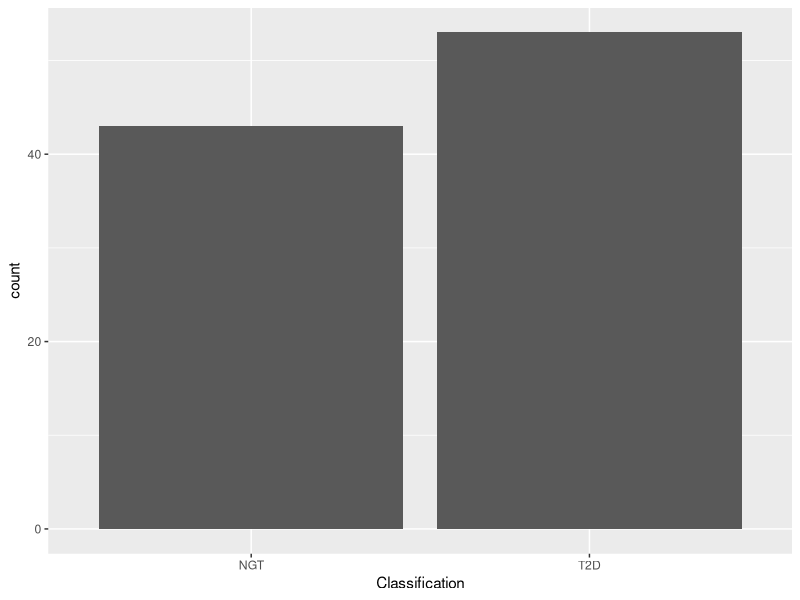
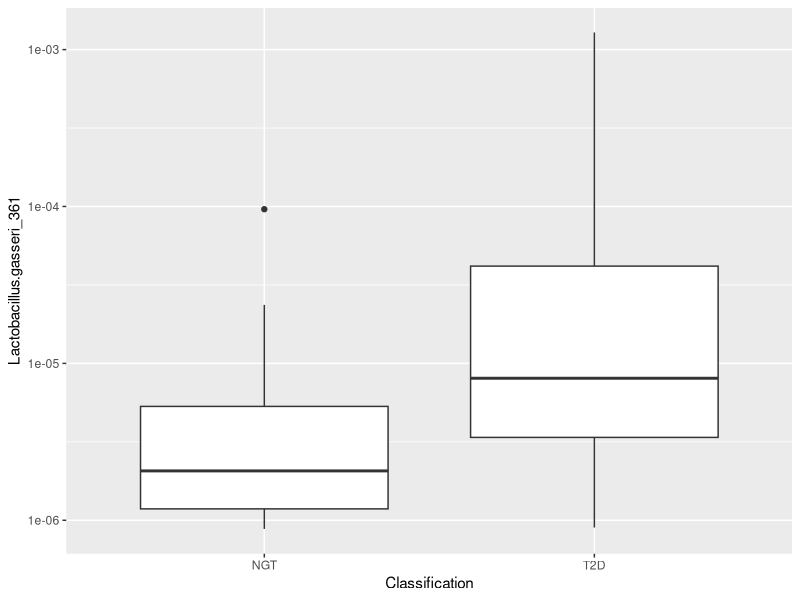
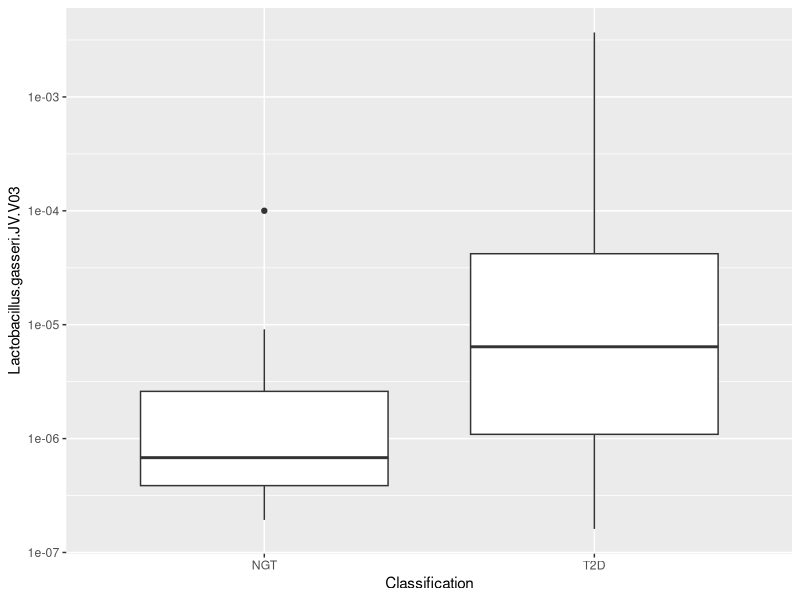
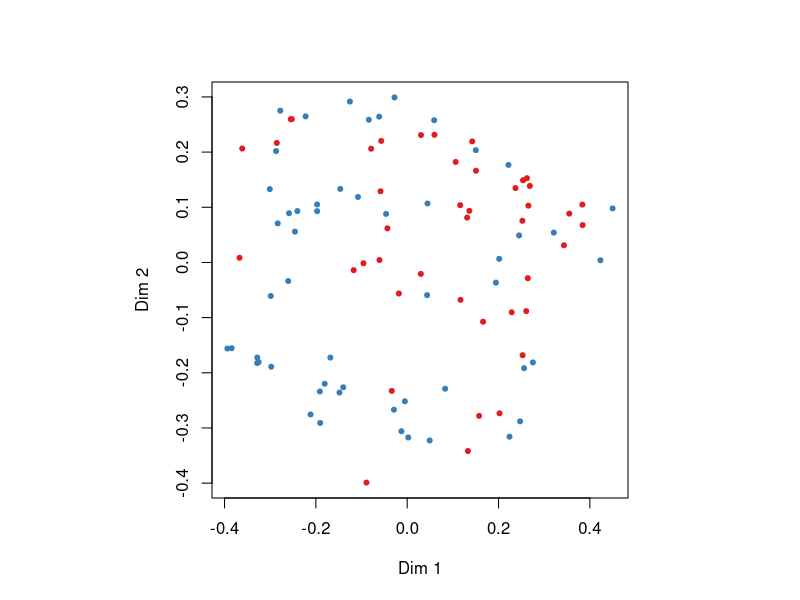
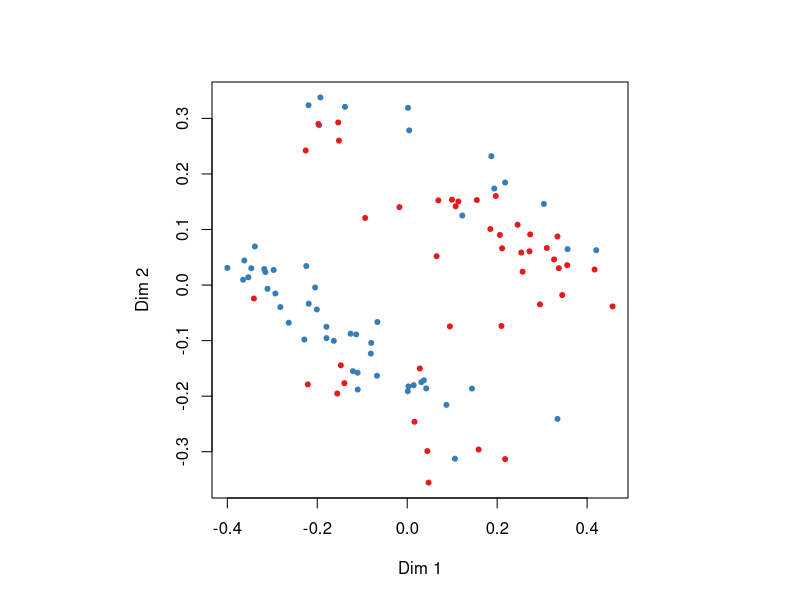

Write R code to recreate these figures, in order.
## ---- chunk 1
library(randomForest)
library(ggplot2)
library(xtable)
## ---- chunk 2
cluster.table <- read.delim("data/ClusterTable.txt", sep="\t", header=TRUE)
strain.table <- read.delim("data/StrainTable.txt", sep="\t", header=TRUE)
supptable3 <- read.csv("data/SuppTable3.csv")
## ---- chunk 3
supptable3 <- subset(supptable3, Classification != "IGT")
supptable3 <- transform(supptable3, Classification=factor(Classification))
## ---- chunk 4
cluster.table <- merge(supptable3[, c("Sample.ID", "Classification")], cluster.table, by.x="Sample.ID", by.y="Subjects")
strain.table <- merge(supptable3[, c("Sample.ID", "Classification")], strain.table, by.x="Sample.ID", by.y="Subject")
## ---- chunk 5
p <- ggplot(cluster.table, aes(x=Classification))
p <- p + geom_bar()
p
## ---- chunk 6
p <- ggplot(cluster.table, aes(x=Classification, y=Lactobacillus.gasseri_361))
p <- p + geom_boxplot() + scale_y_log10()
p
## ---- chunk 7
p <- ggplot(strain.table, aes(x=Classification, y=Lactobacillus.gasseri.JV.V03))
p <- p + geom_boxplot() + scale_y_log10()
p
## ---- chunk 8
strain.data <- strain.table[, -1]
strain.mean.abundances <- apply(strain.data[, -1], 2, mean)

# Add one to account for the column I left out
strain.mean.abundances.ordered <- order(strain.mean.abundances, decreasing=TRUE) + 1

# Top 915 by mean
strain.data.top <- strain.data[, c(1, head(strain.mean.abundances.ordered, 915))]

## ---- chunk 9
rf.strains <- randomForest(Classification ~ ., data=strain.data.top,
                           mtry=500, replace=TRUE, ntree=10000,
                           importance=TRUE, proximity=TRUE,
                           do.trace=1000)
## ---- chunk 10
importance.strains <- rf.strains$importance
importance.strains <- importance.strains[order(importance.strains[, "MeanDecreaseAccuracy"], decreasing=TRUE), ]
importance.table <- xtable(head(importance.strains, 30))
print(importance.table, type="html")
## ---- chunk 11
MDSplot(rf.strains, strain.data.top$Classification)
## ---- chunk 12
cluster.data <- cluster.table[, -1]
rf.cluster <- randomForest(Classification ~ ., data=cluster.data,
                           mtry=500, replace=TRUE, ntree=10000,
                           importance=TRUE, proximity=TRUE,
                           do.trace=1000)
## ---- chunk 13
importance.clusters <- rf.cluster$importance[order(rf.cluster$importance[, "MeanDecreaseAccuracy"], decreasing=TRUE), ]
importance.table <- xtable(head(importance.clusters, 30))
print(importance.table, type="html")
## ---- chunk 14
MDSplot(rf.cluster, cluster.data$Classification)
